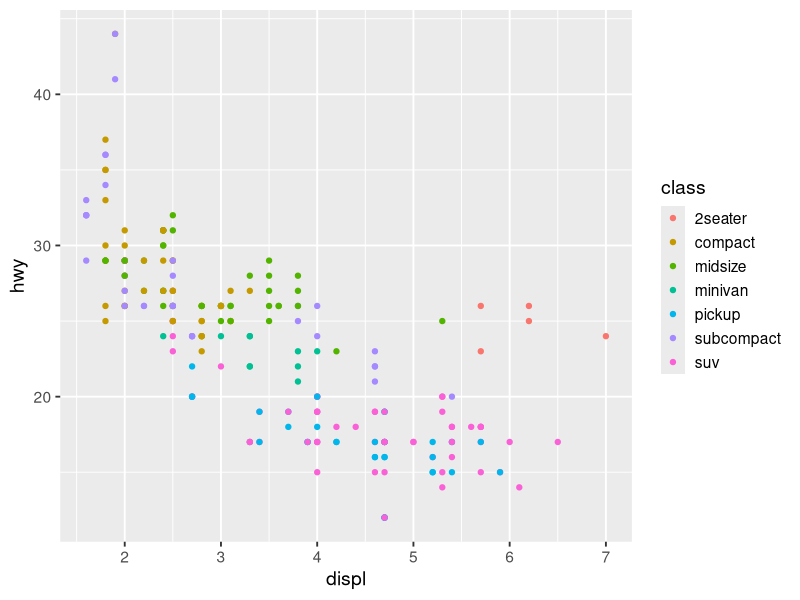
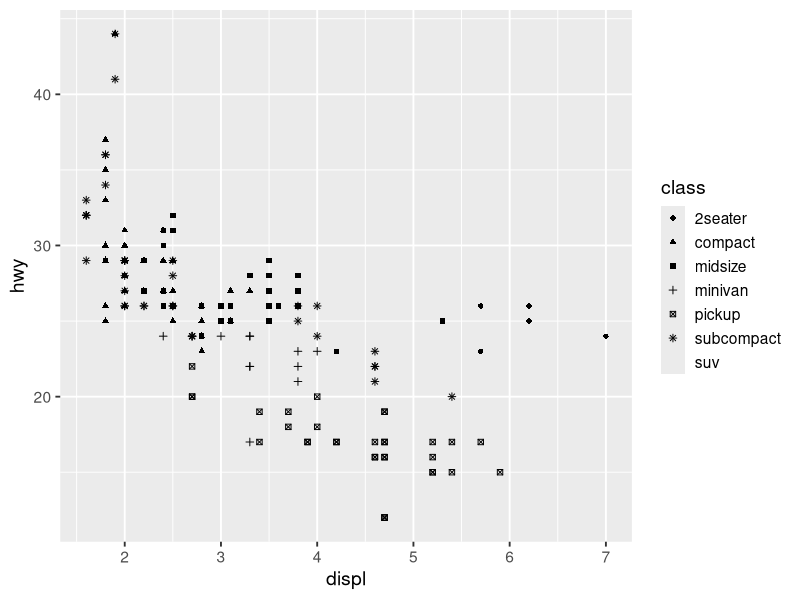
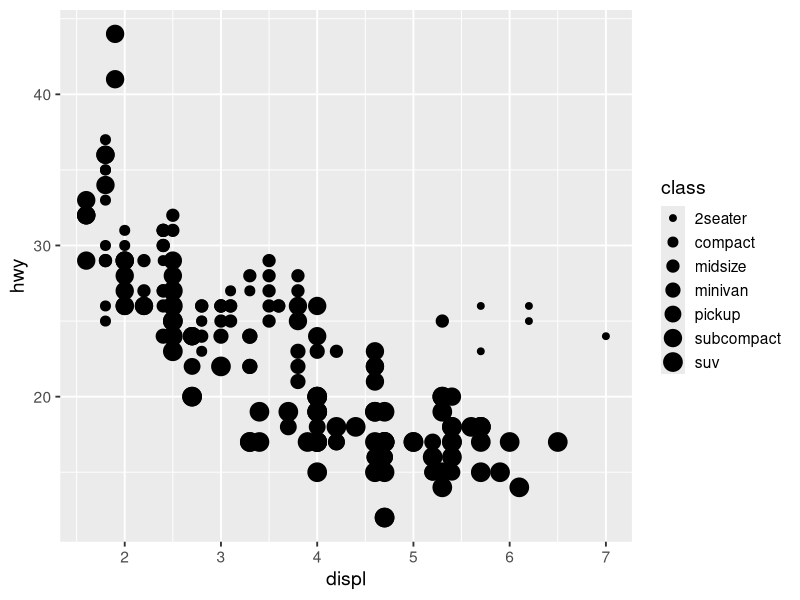
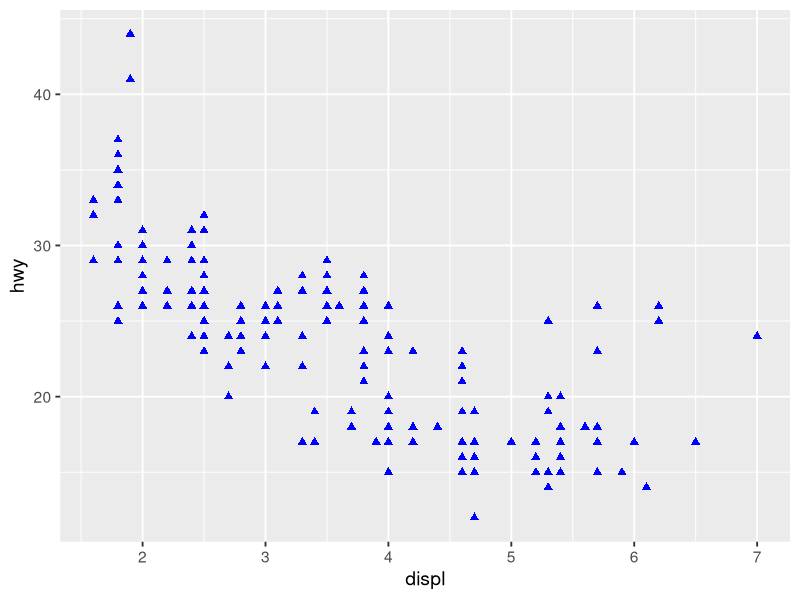
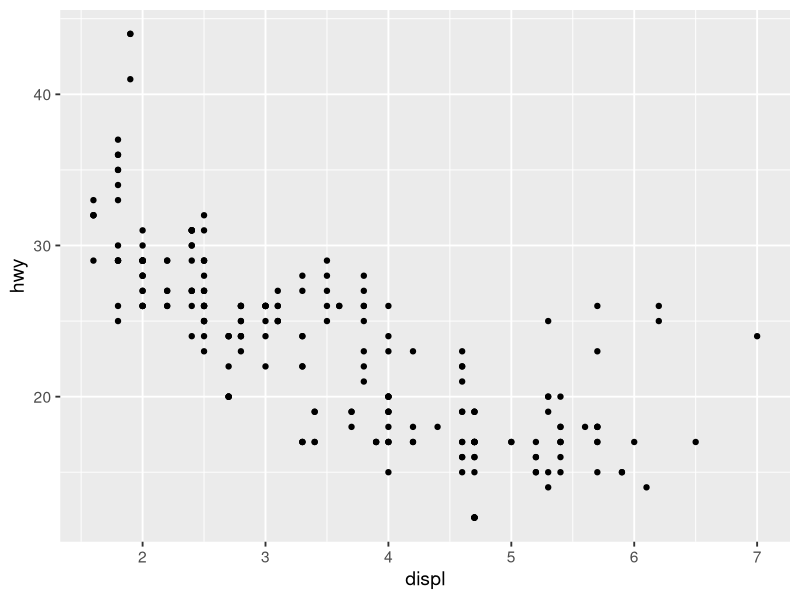
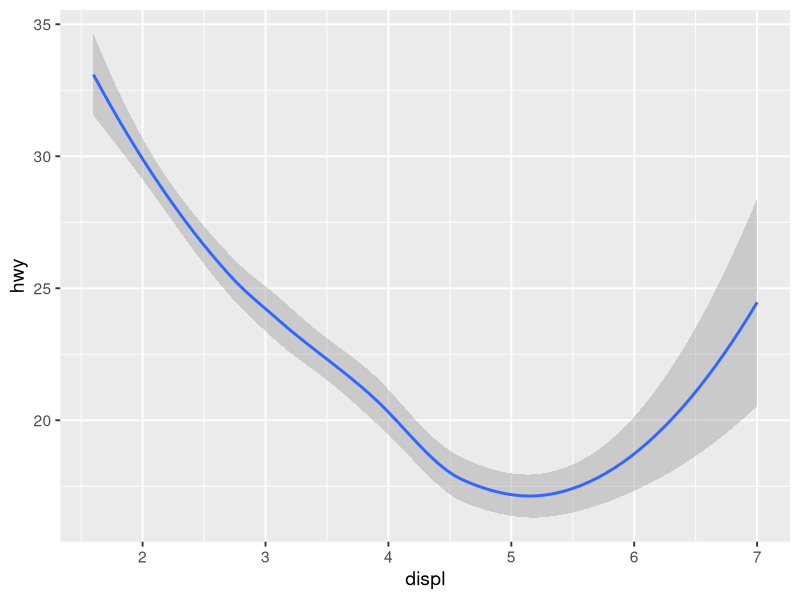
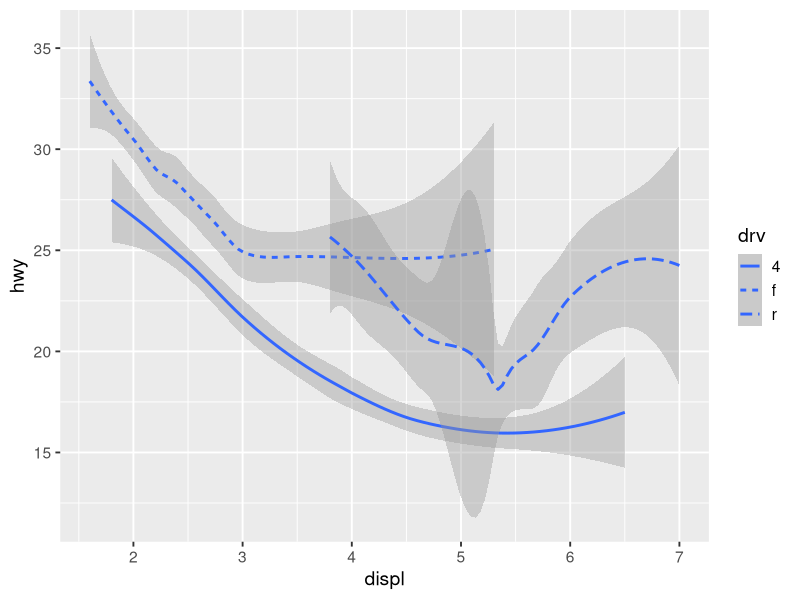
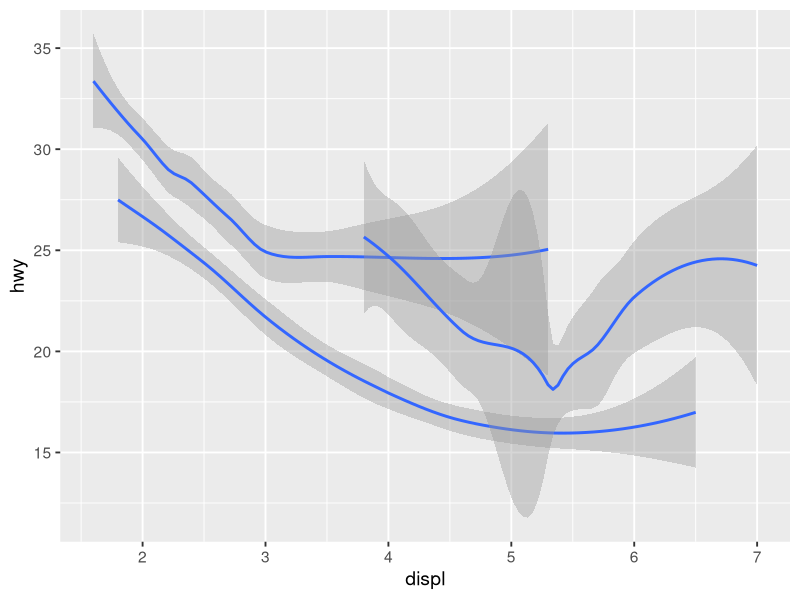

The R script that drew these images, in order:
## ---- chunk 1
#| label: setup
#| echo: false
library(tidyverse)
theme_set(theme_gray(base_size = 14))
## ---- chunk 2
mpg |> select(manufacturer, model, displ, hwy, class, drv) |> head(4)
## ---- chunk 3
#| fig-height: 3.4
ggplot(mpg, aes(x = displ, y = hwy, color = class)) +
  geom_point()
## ---- chunk 4
#| fig-height: 3
#| warning: true
ggplot(mpg, aes(x = displ, y = hwy, shape = class)) +
  geom_point()
## ---- chunk 5
#| fig-height: 3
#| warning: true
ggplot(mpg, aes(x = displ, y = hwy, size = class)) +
  geom_point()
## ---- chunk 6
#| fig-height: 3.2
ggplot(mpg, aes(x = displ, y = hwy)) +
  geom_point(color = "blue", size = 2, shape = 17)
## ---- chunk 7
#| fig-width: 4.5
#| fig-height: 3.5
ggplot(mpg, aes(displ, hwy)) +
  geom_point()
## ---- chunk 8
#| fig-width: 4.5
#| fig-height: 3.5
ggplot(mpg, aes(displ, hwy)) +
  geom_smooth()
## ---- chunk 9
#| fig-height: 3.2
ggplot(mpg, aes(x = displ, y = hwy, linetype = drv)) +
  geom_smooth()
## ---- chunk 10
#| fig-height: 3.2
ggplot(mpg, aes(x = displ, y = hwy)) +
  geom_smooth(aes(group = drv))
## ---- chunk 11
#| fig-height: 3.2
ggplot(mpg, aes(x = displ, y = hwy)) +
  geom_point(aes(color = class)) +
  geom_smooth(se = FALSE)
## ---- chunk 12
#| fig-height: 3.2
ggplot(mpg, aes(x = displ, y = hwy)) +
  geom_point(color = "grey60") +
  geom_point(
    data = mpg |> filter(class == "2seater"),
    color = "red", size = 2
  )
## ---- chunk 13
#| fig-height: 3
#| layout-ncol: 3
#| fig-width: 3.2
ggplot(mpg, aes(x = hwy)) + geom_histogram(binwidth = 2)
ggplot(mpg, aes(x = hwy)) + geom_density()
ggplot(mpg, aes(x = hwy)) + geom_boxplot()
## ---- chunk 14
#| fig-height: 3.2
ggplot(mpg, aes(x = displ, y = hwy)) +
  geom_point() +
  facet_wrap(~cyl)
## ---- chunk 15
#| fig-height: 3.4
ggplot(mpg, aes(x = displ, y = hwy)) +
  geom_point() +
  facet_grid(drv ~ cyl)
## ---- chunk 16
#| fig-height: 3.2
ggplot(mpg, aes(x = displ, y = hwy)) +
  geom_point() +
  facet_grid(drv ~ cyl, scales = "free")
## ---- chunk 17
#| fig-height: 3.2
ggplot(diamonds, aes(x = cut)) +
  geom_bar()
## ---- chunk 18
#| fig-height: 3
diamonds |>
  count(cut) |>
  ggplot(aes(x = cut, y = n)) +
  geom_bar(stat = "identity")
## ---- chunk 19
#| fig-height: 3.2
ggplot(diamonds, aes(x = cut, y = after_stat(prop), group = 1)) +
  geom_bar()
## ---- chunk 20
#| fig-height: 3
ggplot(diamonds) +
  stat_summary(
    aes(x = cut, y = depth),
    fun.min = min, fun.max = max, fun = median
  )
## ---- chunk 21
#| fig-height: 3
#| layout-ncol: 2
#| fig-width: 4.5
ggplot(mpg, aes(x = drv, color = drv)) + geom_bar()
ggplot(mpg, aes(x = drv, fill = drv)) + geom_bar()
## ---- chunk 22
#| fig-height: 3.2
ggplot(mpg, aes(x = drv, fill = class)) +
  geom_bar()
## ---- chunk 23
#| fig-height: 3
#| layout-ncol: 2
#| fig-width: 4.5
ggplot(mpg, aes(x = drv, fill = class)) + geom_bar(position = "fill")
ggplot(mpg, aes(x = drv, fill = class)) + geom_bar(position = "dodge")
## ---- chunk 24
#| fig-height: 3.2
ggplot(mpg, aes(x = displ, y = hwy)) +
  geom_point()
## ---- chunk 25
#| fig-height: 3.2
ggplot(mpg, aes(x = displ, y = hwy)) +
  geom_jitter()
## ---- chunk 26
#| fig-height: 3
#| layout-ncol: 2
#| fig-width: 4
bar <- ggplot(diamonds) +
  geom_bar(aes(x = clarity, fill = clarity), show.legend = FALSE, width = 1) +
  theme(aspect.ratio = 1)

bar + coord_flip()
bar + coord_polar()
